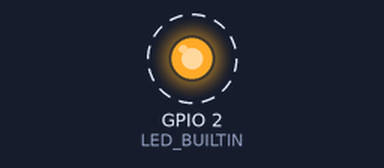
Recording of a sketch running on a simulated ESP8266 (NodeMCU). Shown: output pins drawn as LEDs (lit = HIGH, except the on-board LED, lit = LOW). Dashed ring = blinking. What the sketch prints to the serial monitor is not drawn.

Above: at 0.5 s.
Timing chart, 0 to 3.0 s (numbered marks = the images above):
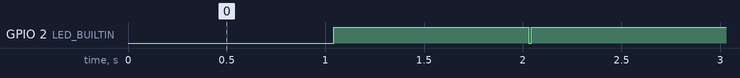

The sketch:

ESP8266-Packet-Counter.ino
```cpp
// (licence header left out)
/// This program is distributed in the hope that it will be useful,
/// but WITHOUT ANY WARRANTY; without even the implied warranty of
/// MERCHANTABILITY or FITNESS FOR A PARTICULAR PURPOSE.  See the
/// GNU General Public License for more details.

/// You should have received a copy of the GNU General Public License
/// along with this program.  If not, see <https://www.gnu.org/licenses/>.
////////////////////////////////////////////////////////////

extern "C" {
  #include <user_interface.h>
}
#include <elapsedMillis.h>

#define DATA_LENGTH           112

#define TYPE_MANAGEMENT       0x00
#define TYPE_CONTROL          0x01
#define TYPE_DATA             0x02
#define SUBTYPE_PROBE_REQUEST 0x04

#define DISABLE 0
#define ENABLE  1

#define CHANNEL_HOP_INTERVAL_MS   1000
#define MAX_CHANNELS              14
// On a NodeMCU board the built-in led is on GPIO pin 2
#define LED_BUILTIN 2


struct RxControl {
 signed rssi:8; // signal intensity of packet
 unsigned rate:4;
 unsigned is_group:1;
 unsigned:1;
 unsigned sig_mode:2; // 0:is 11n packet; 1:is not 11n packet;
 unsigned legacy_length:12; // if not 11n packet, shows length of packet.
 unsigned damatch0:1;
 unsigned damatch1:1;
 unsigned bssidmatch0:1;
 unsigned bssidmatch1:1;
 unsigned MCS:7; // if is 11n packet, shows the modulation and code used (range from 0 to 76)
 unsigned CWB:1; // if is 11n packet, shows if is HT40 packet or not
 unsigned HT_length:16;// if is 11n packet, shows length of packet.
 unsigned Smoothing:1;
 unsigned Not_Sounding:1;
 unsigned:1;
 unsigned Aggregation:1;
 unsigned STBC:2;
 unsigned FEC_CODING:1; // if is 11n packet, shows if is LDPC packet or not.
 unsigned SGI:1;
 unsigned rxend_state:8;
 unsigned ampdu_cnt:8;
 unsigned channel:4; //which channel this packet in.
 unsigned:12;
};

struct SnifferPacket{
    struct RxControl rx_ctrl;
    uint8_t data[DATA_LENGTH];
    uint16_t cnt;
    uint16_t len;
};

static os_timer_t channelHop_timer;

uint16_t packetCount[MAX_CHANNELS + 1] = {0};
uint8_t currentChannel = 1;
elapsedMillis LEDtimer;
bool isLEDOn = false;

/**
 * Callback for promiscuous mode
 */
static void ICACHE_FLASH_ATTR sniffer_callback(uint8_t *buffer, uint16_t length) {
  struct SnifferPacket *snifferPacket = (struct SnifferPacket*) buffer;
  packetCount[currentChannel]++;
}


/**
 * Callback for channel hoping
 */
void channelHop()
{
  // start packet
  Serial.print("{");
  // send channel number as byte
  Serial.write(currentChannel);

  // send delimiter
  Serial.print(",");

  // send packet count
  // the NodeMCU is a little endian system so we send the LSB first
  uint8_t* p = reinterpret_cast<uint8_t *>( &packetCount[currentChannel] );
  Serial.write(p[0]);
  Serial.write(p[1]);

  // close packet
  Serial.print("}");
  //Serial.print("\n");

  // hop to the next higher channels
  currentChannel = wifi_get_channel() + 1;
  if (currentChannel >= MAX_CHANNELS)
    currentChannel = 1;
  wifi_set_channel(currentChannel);

  // Turn LED on
  isLEDOn = true;
  digitalWrite(LED_BUILTIN, LOW);
  LEDtimer = 0;

  packetCount[currentChannel] = 0;
}


void setup() {
  // set the WiFi chip to "promiscuous" mode aka monitor mode
  Serial.begin(115200);
  delay(10);
  wifi_set_opmode(STATION_MODE);
  wifi_set_channel(currentChannel);
  wifi_promiscuous_enable(DISABLE);
  delay(10);
  wifi_set_promiscuous_rx_cb(sniffer_callback);
  delay(10);
  wifi_promiscuous_enable(ENABLE);

  // setup the channel hoping callback timer
  os_timer_disarm(&channelHop_timer);
  os_timer_setfn(&channelHop_timer, (os_timer_func_t *) channelHop, NULL);
  os_timer_arm(&channelHop_timer, CHANNEL_HOP_INTERVAL_MS, 1);

  // Initialize the LED_BUILTIN pin as an output
  pinMode(LED_BUILTIN, OUTPUT);
}

void loop() {
    // turn the LED off after some time
    if (isLEDOn && LEDtimer > 10)
    {
        digitalWrite(LED_BUILTIN, HIGH);
        isLEDOn = false;
    }
    delay(10);
}
```

Measured:
- by itself, GPIO 2 (LED_BUILTIN): alternates HIGH for 0.98 s and LOW for 0.02 s
